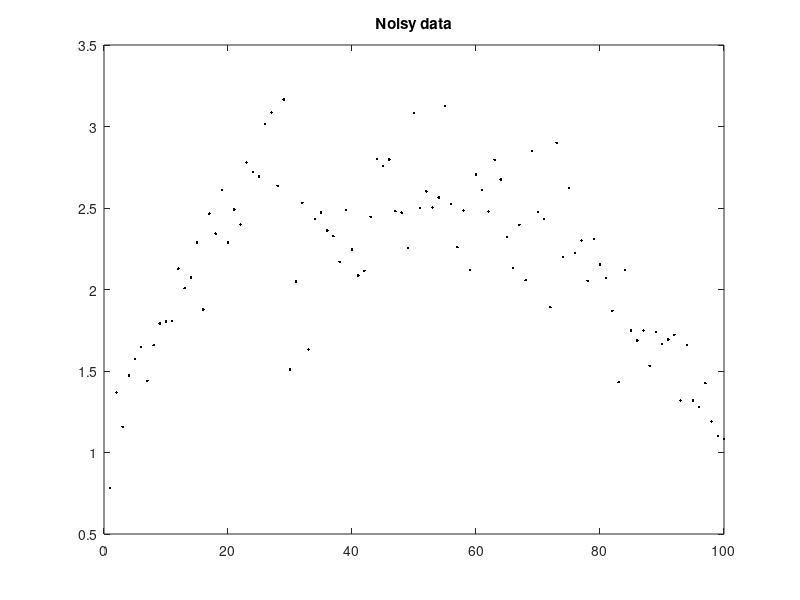

Source code (MATLAB): (Note: this script raises an error after producing the figure.)
%% Example 1: Polynomial approximation + total variation filtering
% Example: Simultaneous least-square polynomial approximation and total variation
% filtering. The algorithm in derived using majorization-minimization (MM).
%
%  Ivan Selesnick,
% Polytechnic Institute of NYU

%% Start

clear
close all
% addpath extra_functions/

printme = @(filename) print('-dpdf', sprintf('figures/Example1_%s', filename));

%% Create test signals

N = 100;                            % N : length of data
n = (1:N)';
s1 = n < 0.3*N;                     % s1 : step function
s2 = 2-2*((n-N/2)/(N/2)).^2;
s2 = s2 + n/N;                      % s2 : polynomial function

randn('state',0);                   % Initialize randn so that example can be exactly reproduced
sigma = 0.25;
noise = sigma * randn(N,1);


%% Create noisy signal
% Create polynomial signal with additive step discontinuity

s = s1 + s2;                % s : polynomial signal with additive step discontinuity
y = s + noise;              % y : noisy signal

figure(1)
plot(n, y, '.k')
title('Noisy data');
printme('data')


%% Perform PATV filtering
% PATV: Least square polynomial approximation + total variation denoising

% parameters
d = 2;                          % d : degree of approximation polynomial
lam = 1.5;                      % lambda : regularization parameter
Nit = 100;                      % Nit : number of iterations

[x, p, cost, u, v] = patv_MM(y, d, lam, Nit);

% display cost function history
figure(1)
plot(1:Nit, cost)
title('PATV algorithm - Cost function history');
xlabel('Iteration')
ylabel('Cost function value')
ylim([3.3 4.5])
printme('convergence')


%%
% Display calculated TV component

figure(1)
clf
plot(n, x, 'k')
title('Calculated TV component (PATV)');
printme('TV_component')

%%
% Display TV-compensated data

figure(2)
clf
plot(n, y - x, '.k')
title('TV-compensated data (PATV)');
printme('TV_compensated_data')

%%
% Display estimated signal

figure(1)
clf
plot(n, y,'.k', n, x+p, 'black') 
title('Estimated signal (PATV)');
legend('Data','Estimated signal', 'Location','south')
printme('PATV')


%% Optimality scatter plot


phi_L1 = @(x) lam * abs(x);
wfun_L1 = @(x) abs(x)/lam;
dphi_L1 = @(x) lam * sign(x);

t = [linspace(-1, -eps, 100) linspace(eps, 1, 100)];

MS = 8;

figure(1)
plot( u, v, '.' , 'markersize', MS)
line(t, dphi_L1(t), 'linestyle', ':')
ylim([-1 1] * lam * 1.8)
xlabel('u = Dx')
ylabel('S^T H(y - x)')
title('Scatter plot');
printme('scatter')



%% PATV with logarithmic penalty

lam = 1.5;
a = 1.0;
% a = eps;    % L1 norm - reproduces above result

phi = @(x) lam/a * log(1 + a*abs(x));
dphi = @(x) lam ./(1 + a*abs(x)) .* sign(x);
wfun = @(x) abs(x) .* (1 + a*abs(x)) / lam;

[x2, p2, cost2, u, v] = patv_MM2(y, d, phi, wfun, Nit);

t = [linspace(-2, -eps, 100) linspace(eps, 2, 100)];

figure(1)
plot( u, v, '.' , 'markersize', MS)
line(t, dphi(t), 'linestyle', ':')
ylim([-1 1] * max(abs(v)) * 2)
xlabel('u = Dx')
ylabel('S^T H(y - x)')
title('Scatter plot (log penalty)');
printme('scatter_log')

%%
% Display estimated signal

figure(2)
clf
plot(n, y,'.k', n, x2+p2, 'black') 
title('Estimated signal (PATV with log penalty)');
legend('Data','Estimated signal', 'Location','south')
printme('PATV_log')


%%

